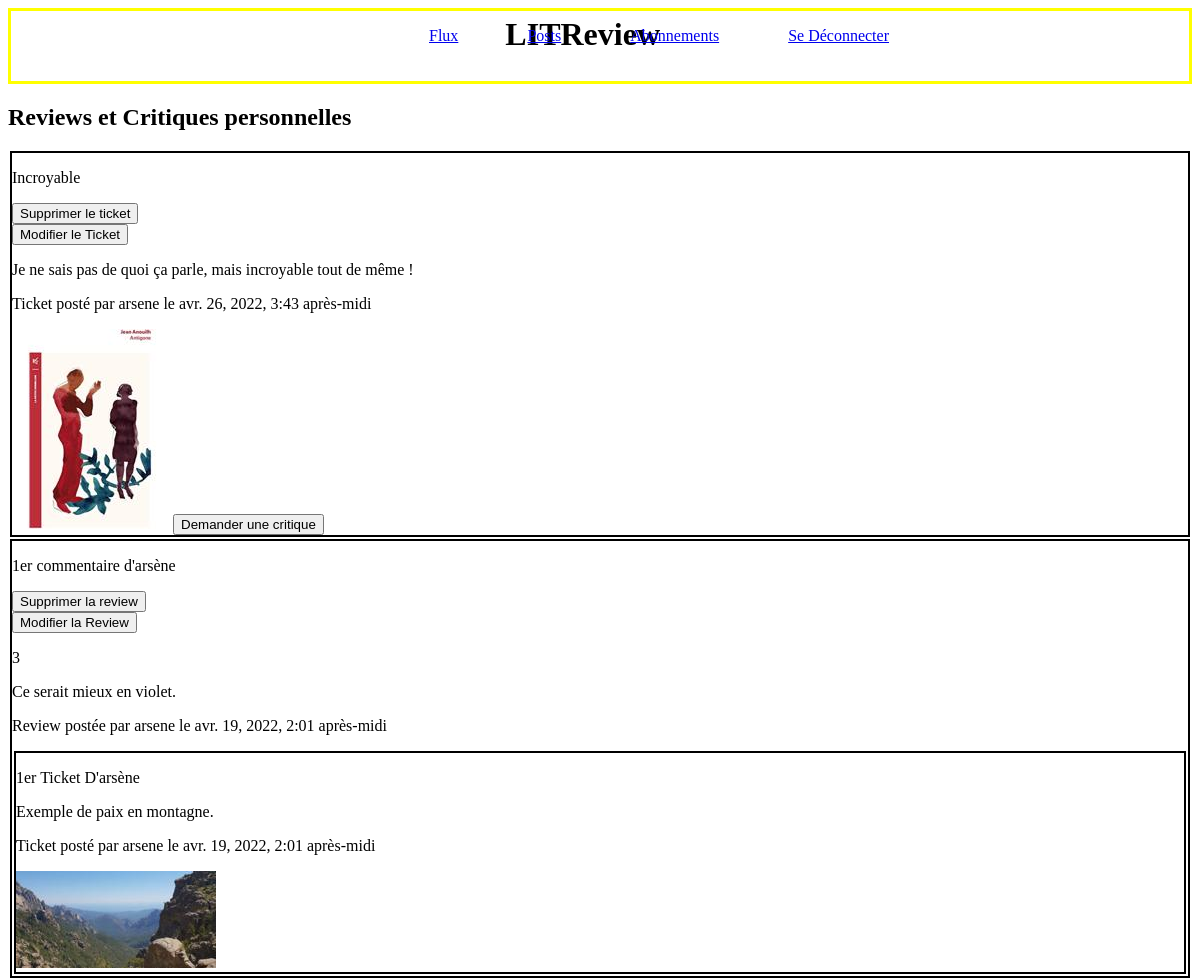
/own_posts/ (signed in, upper part), run on an earlier commit of the app's database.
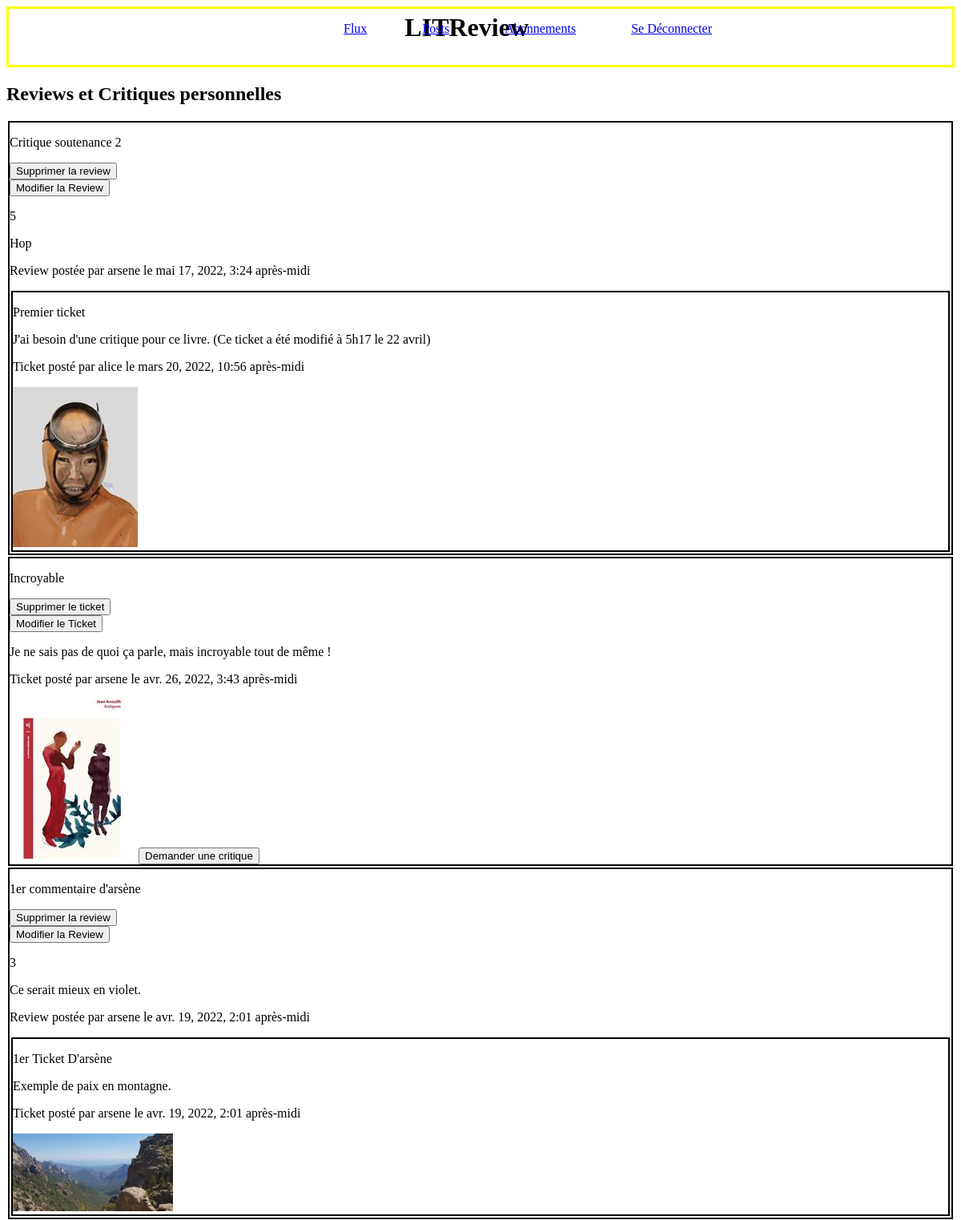
And on a later commit of the database.
### Base/models.py (models this page shows, shortened)
class Ticket(models.Model):
    IMG_MAX_SIZE = (200,200)
    title = models.CharField(max_length=128, verbose_name="Titre")
    description = models.TextField(max_length=2048, blank=True)
    user = models.ForeignKey(\
        to=settings.AUTH_USER_MODEL, on_delete=models.CASCADE)
    image = ImageField(null=True, blank=True)
    time_created = models.DateTimeField(auto_now_add=True)

class Review(models.Model):
    ticket = models.ForeignKey(to=Ticket, on_delete=models.CASCADE)
    rating = models.PositiveSmallIntegerField(\
        validators=[MinValueValidator(0), MaxValueValidator(5)], verbose_name="Note")
    headline = models.CharField(max_length=128, verbose_name="Titre")
    body = models.CharField(max_length=8192, blank=True, verbose_name="Commentaire")
    user = models.ForeignKey(\
        to=settings.AUTH_USER_MODEL, on_delete=models.CASCADE)
    time_created = models.DateTimeField(auto_now_add=True)

### Base/views.py (the view, shortened to what this page needs)
# urls.py: path('own_posts/', b_views.own_posts, name='own_posts'),
@login_required
def own_posts(request):
    current_user = request.user
    tickets = models.Ticket.objects.filter(user=current_user)
    tickets = tickets.annotate(content_type=Value('TICKET', CharField()))
    reviews = models.Review.objects.filter(user=current_user)
    reviews = reviews.annotate(content_type=Value('REVIEW', CharField()))
    posts = chain(tickets, reviews)
    posts = sorted(
        posts,
        key= lambda post: post.time_created,
        reverse=True
    )
    return render(request, 'own_posts.html', context={'posts': posts,\
                                                        'section': 'Posts'})

### LITReview/templates/own_posts.html (shortened to what this page needs)
{% extends "Base.html" %}
{% block content %}
    <h2>Reviews et Critiques personnelles</h2>
    <div>
        {% for post in posts %}
            {% if post.content_type == 'TICKET' %}
                <div class="ticket">
                    <p>{{ post.title }}</p>
                    {% if post.user == request.user %}
                        <form method="POST">
                            <button type="submit" name="ticket_to_remove" value="{{ post.id }}">Supprimer le ticket</button>
                        </form>
                    {% endif %}
                    <a href="{% url 'ticket_modification' ticket_id=post.id %}"><button>Modifier le Ticket</button></a>
                    <p>{{ post.description }}</p>
                    <p>Ticket posté par {{post.user.username}} le {{post.time_created}}</p>
                    <img src="{{ post.image.url }}">
                    <a href="{% url 'review_creation' ticket_id=post.id %}"><button>Demander une critique</button></a>
                </div>
            {% elif post.content_type == 'REVIEW' %}
                <div class="review">
                    <p>{{ post.headline }}</p>
                    {% if post.user == request.user %}
                        <form method="POST">
                            <button type="submit" name="review_to_remove" value="{{ post.id }}">Supprimer la review</button>
                        </form>
                    {% endif %}
                    <a href="{% url 'review_modification' review_id=post.id %}"><button>Modifier la Review</button></a>
                    <p>{{ post.rating }}</p>
                    <p>{{ post.body }}</p>
                    <p>Review postée par {{post.user.username}} le {{post.time_created}}</p>
                    <div class="ticket">
                        <p>{{ post.ticket.title }}</p>
                        <p>{{ post.ticket.description }}</p>
                        <p>Ticket posté par {{post.ticket.user.username}} le {{post.ticket.time_created}}</p>
                        <img src="{{ post.ticket.image.url }}">
                    </div>
                </div>
            {% endif %}
        {% endfor %}
    </div>
{% endblock %}

### LITReview/templates/Base.html (shortened to what this page needs)
{% load static %}
<!DOCTYPE html>
<html lang="fr">
<head>
    <link rel='stylesheet' type='text/css' media='screen' href="{% static 'css/style.css'%}?20181209">
</head>
<header>
    <h1 id="main-title">LITReview</h1>
    <div id="header-banner">
        {% if request.user.is_authenticated %}
            <ul class="menu">
                <ul {% if section == "HomePage" %}class="selected"{% endif %}>
                    <a href="{% url 'HomePage' %}">Flux</a>
                </ul>
                <ul {% if section == "Posts" %}class="selected"{% endif %}>
                    <a href="{% url 'own_posts' %}">Posts</a>
                </ul>
                <ul {% if section == "Subscriptions" %}class="selected"{% endif %}>
                    <a href="{% url 'subscribers_page' %}">Abonnements</a>
                </ul>
                <ul {% if section == "Deconnexion" %}class="selected"{% endif %}>
                    <a href="{% url "logout" %}">Se Déconnecter</a>
                </ul>
            </ul>
            {% else %}
                <a>Utilisateur non connecté</a>
        {% endif %}
    </div>
</header>
<body>
    {% block content %}
    {% endblock %}
</body>
</html>

### Base/static/css/style.css (style rules this page uses)
header { border:3px solid yellow; display:flex; justify-content: flex-end; min-height: 70px; }
.menu { display: inline-flex; width: 500px; justify-content: space-between; position: relative; right:0px; justify-items: flex-end; padding-right: 300px; }
#main-title { position:absolute; right:45%; padding-bottom: 40px; text-align: center; top:-5px; }
.ticket { border: 2px solid black; margin: 2px; }
.review { border: 2px solid black; margin: 2px; }

What changed in the data, as far as the page shows it:
added Review: headline "Critique soutenance 2", rating "5", body "Hop", user.username "arsene", time_created "mai 17, 2022, 3:24 après-midi", ticket "Premier ticket", ticket.description "J'ai besoin d'une critique pour ce livre. (Ce ticket a été modifié à 5h17 le 22 avril)", ticket.user.username "alice", ticket.time_created "mars 20, 2022, 10:56 après-midi", ticket.image (picture)
